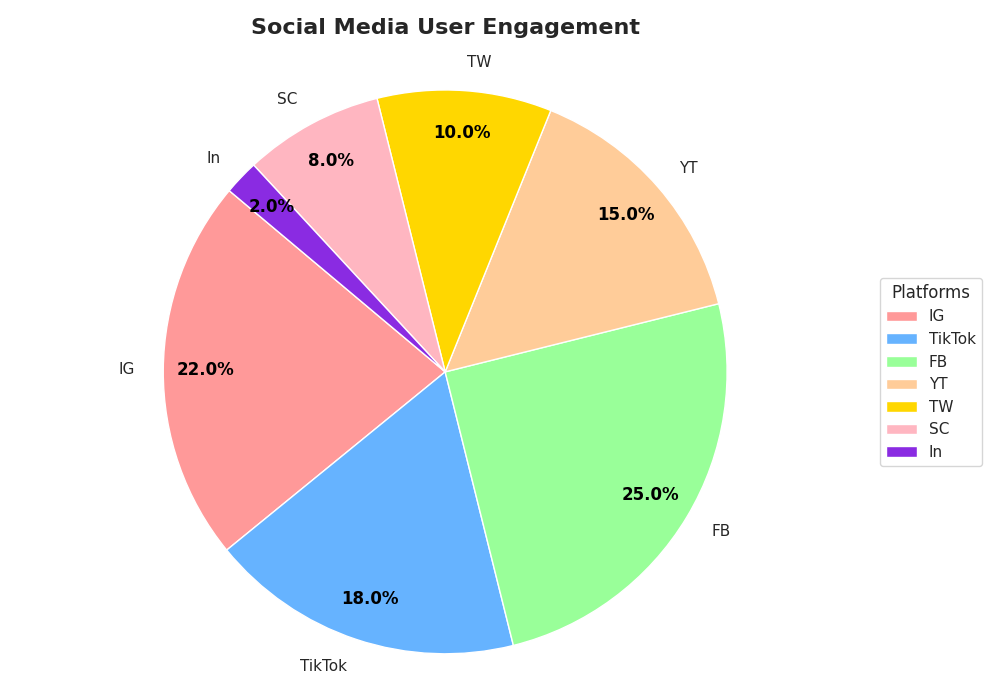

Write Python code to recreate this figure.
import matplotlib.pyplot as plt

platforms = ['IG', 'TikTok', 'FB', 'YT', 'TW', 'SC', 'In']
user_percentages = [22, 18, 25, 15, 10, 8, 2]
colors = ['#FF9999', '#66B3FF', '#99FF99', '#FFCC99', '#FFD700', '#FFB6C1', '#8A2BE2']

plt.figure(figsize=(10, 7))
wedges, texts, autotexts = plt.pie(
    user_percentages, 
    labels=platforms, 
    colors=colors, 
    startangle=140, 
    autopct='%1.1f%%', 
    pctdistance=0.85
)

for autotext in autotexts:
    autotext.set_color('black')
    autotext.set_fontweight('bold')

plt.title('Social Media User Engagement', fontsize=16, fontweight='bold', pad=20)

plt.legend(wedges, platforms, title='Platforms', loc='center left', bbox_to_anchor=(1, 0.5))

plt.axis('equal')
plt.tight_layout()
plt.show()
